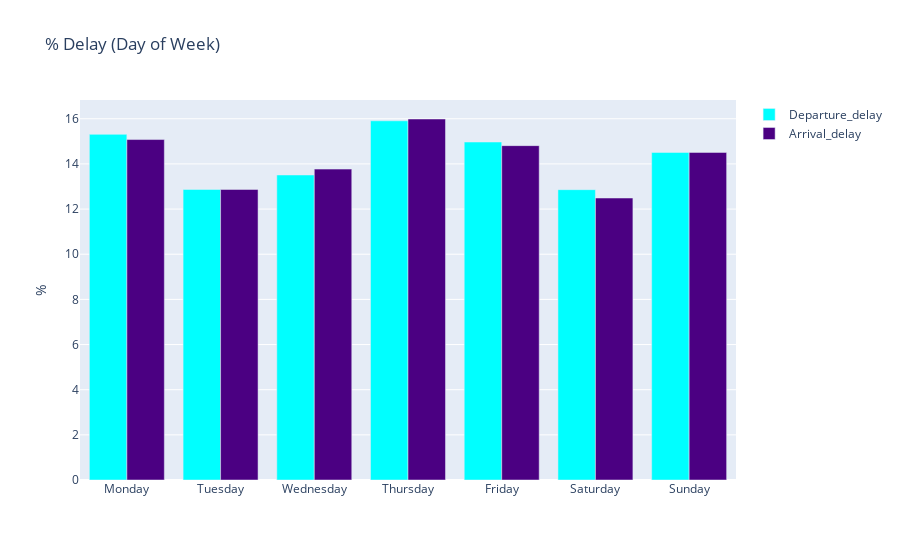

This figure's notebook cell:
### Markdown cell above
Selon le tableau ci-dessus, le retard d'arrivée est supérieur à celui du retard de départ. On l'observe en juin oû on a enregistré le plus grand nombre de retard.

### Code cell
# Percentage of delay per month

df_d = sampled_df.groupby('DAY_OF_WEEK').DEP_DELAY_NEW.mean().round(2)
df_d.index = df_d.index.map(days)

trace1 = go.Bar(
    x=df_d.index,
    y=df_d.values,
    name = 'Departure_delay',
    marker=dict(
        color = 'cyan'
    )
)

df_d = sampled_df.groupby('DAY_OF_WEEK').ARR_DELAY_NEW.mean().round(2)
df_d.index = df_d.index.map(days)

trace2 = go.Bar(
    x=df_d.index,
    y=df_d.values,
    name='Arrival_delay',
    marker=dict(
        color = 'indigo'
    )
)

data = [trace1,trace2]
layout = go.Layout(
    title='% Delay (Day of Week)', 
    yaxis = dict(title = '%')
)

fig = go.Figure(data=data, layout=layout)
py.iplot(fig)

### Figure 1 — Plotly figure (JSON) as saved in the notebook; plotly's stock layout.template omitted (floating-point values rounded to 4 significant figures)
{"data": [{"marker": {"color": "cyan"}, "name": "Departure_delay", "type": "bar", "x": ["Monday", "Tuesday", "Wednesday", "Thursday", "Friday", "Saturday", "Sunday"], "y": [15.31, 12.87, 13.51, 15.91, 14.97, 12.86, 14.51]}, {"marker": {"color": "indigo"}, "name": "Arrival_delay", "type": "bar", "x": ["Monday", "Tuesday", "Wednesday", "Thursday", "Friday", "Saturday", "Sunday"], "y": [15.08, 12.87, 13.77, 15.99, 14.81, 12.49, 14.51]}], "layout": {"title": {"text": "% Delay (Day of Week)"}, "yaxis": {"title": {"text": "%"}}}}
